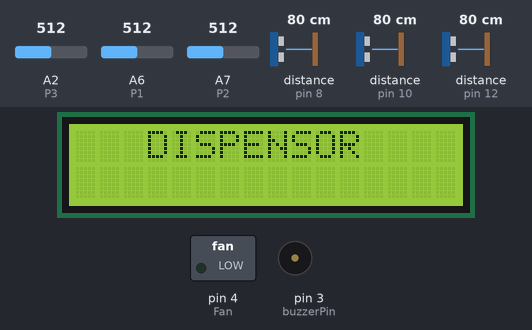
Recording of a sketch running on a simulated Arduino Nano, built with avr-gcc and run on an emulated ATmega328P. Parts: 16×2 character LCD, switched loads named in the sketch (green lamp = pin HIGH), buzzer (waves = sounding, pin HIGH). Wiring (inferred from the names in the program): 3 × ultrasonic range finder: trigger pin 7, echo pin 8 / trigger pin 9, echo pin 10 / trigger pin 11, echo pin 12. The test bench sets the inputs (shaded band); at power-on: distance to the obstacle (sensors on pin 8, pin 10, pin 12) 80 cm, A2 (P3) = 512, A6 (P1) = 512, A7 (P2) = 512. The echo pulse lasts 58.3 µs per cm; pins used as bus, display or sensor lines are not drawn; what the sketch prints to the serial monitor is not drawn.

Above: at 1.2 s.
1.3 s: distance to the obstacle (sensor on pin 8) set to 2 cm
At 1.48 s:
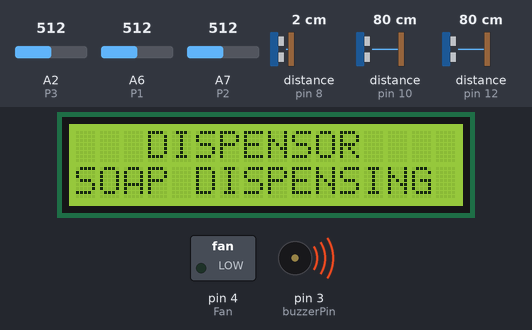
At 2.7 s:
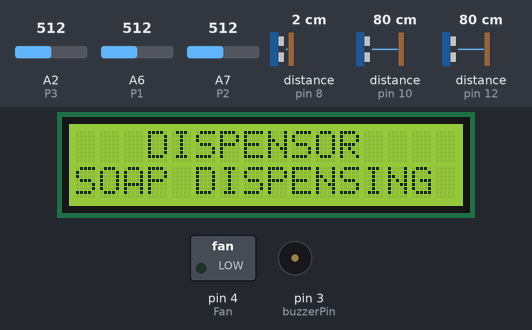
Timing chart, 0 to 8.5 s (numbered marks = the images above; inputs shaded):
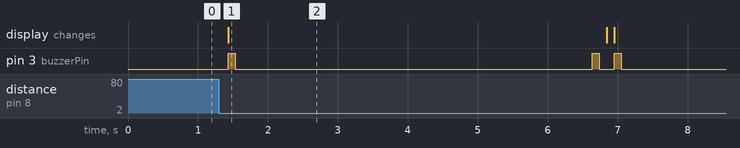

Measured:
- after the input at 1.3 s, pin 3 (buzzerPin): goes HIGH 0.10 s, LOW 5.1 s, HIGH 0.10 s, LOW 0.21 s, HIGH 0.10 s, then LOW, starting after 0.14 s; the display: changes after 0.14 s (image 1)

The sketch:

sketch_may21a.ino
```cpp
#include<LiquidCrystal.h>
LiquidCrystal lcd(A3, A4, A5, A0, A1, 13);  // sets the interfacing pins

// PINS
int P1 = A6;
int P2 = A7;
int P3 = A2;
int trigPin_1 = 7;
int echoPin_1 = 8;
int trigPin_2 = 9;
int echoPin_2 = 10;
int trigPin_3 = 11;
int echoPin_3 = 12;
int Fan = 4;
int Motor1 = 5;
int Motor2 = 6;
int buzzerPin = 3; //CT

// HYPER-PARAMETERS
int TrigDist = 15; // in CM
float Motor1_min_time = 0; // soap min time
float Motor1_max_time = 10; // soap max time
float Motor2_min_time = 0; // water min time
float Motor2_max_time = 30; // water max time
float Motor3_min_time = 0; // blower min time
float Motor3_max_time = 30; // blower max time

// SYSTEM-VARIABLES
int Motor1_curr_time;
int Motor2_curr_time;
int Motor3_curr_time;
float buzzerTime = 0.1; // in seconds
String L1 = "   DISPENSOR    ";
String L2 = "";
long duration;
int distance;


void BUZZ(int k)
{
  for(int i=0;i<k;i++)
  {
    Serial.println("BUZZ_HIGH");
    digitalWrite(buzzerPin,HIGH);
    delay(buzzerTime * 1000.0);
    Serial.println("BUZZ_LOW");
    digitalWrite(buzzerPin,LOW);
    delay(buzzerTime * 1000.0);
    }
 }

void Refresh_display()
{
  lcd.setCursor(0,0);           //sets the cursor at row 0 column 0
  lcd.print(L1); // prints 16x2 LCD MODULE
  lcd.setCursor(0,1);           //sets the cursor at row 1 column 2
  lcd.print(L2);     // prints HELLO WORLD
}

int Dist(int trigPin, int echoPin)
{
// Clears the trigPin
digitalWrite(trigPin, LOW);
delayMicroseconds(2);

// Sets the trigPin on HIGH state for 10 micro seconds
digitalWrite(trigPin, HIGH);
delayMicroseconds(10);
digitalWrite(trigPin, LOW);

// Reads the echoPin, returns the sound wave travel time in microseconds
duration = pulseIn(echoPin, HIGH);

// Calculating the distance
distance= duration*0.034/2;
//Serial.println("Returning dist "+String(distance));
delay(100);
return distance;
}

void setup()
{
  Serial.begin(9600);
 lcd.begin(16, 2);  // initializes the 16x2 LCD
 Refresh_display();
 pinMode(trigPin_1,OUTPUT);
  pinMode(trigPin_2,OUTPUT);
 pinMode(trigPin_3,OUTPUT);
 pinMode(Fan,OUTPUT);
pinMode(echoPin_1, INPUT);
pinMode(echoPin_2, INPUT);
pinMode(echoPin_3, INPUT);
 pinMode(buzzerPin,OUTPUT);

INTRUPT();
}

void INTRUPT()
{
  Motor1_curr_time = Motor1_min_time + (Motor1_max_time - Motor1_min_time)*float((1024.0 - analogRead(P1))/1024.0);
  Motor2_curr_time = Motor2_min_time + (Motor2_max_time - Motor2_min_time)*float((1024.0 - analogRead(P2))/1024.0);
  Motor3_curr_time = Motor3_min_time + (Motor3_max_time - Motor3_min_time)*float((1024.0 - analogRead(P3))/1024.0);
  }

void loop()
{
INTRUPT();
if (Dist(trigPin_1,echoPin_1) <= TrigDist)
{
  Serial.println("SOAP DISPENSING ");
  L2 = "SOAP DISPENSING ";
  Refresh_display();
  digitalWrite(Motor1,HIGH);
    BUZZ(1);
  delay(Motor1_curr_time*1000);
    digitalWrite(Motor1,LOW);
      BUZZ(1);
          L2 = "                ";
      Refresh_display();
  }

else if (Dist(trigPin_2,echoPin_2) <= TrigDist)
{
  Serial.println("WATER DISPENSING");
    L2 = "WATER DISPENSING";
      Refresh_display();
  digitalWrite(Motor2,HIGH);
    BUZZ(1);
  delay(Motor2_curr_time*1000);
      digitalWrite(Motor2,LOW);
        BUZZ(1);
          L2 = "                ";
      Refresh_display();
  }

else if (Dist(trigPin_3,echoPin_3) <= TrigDist)
{
  Serial.println("AIR BLOWER ON  ");
    L2 = " AIR BLOWER ON  ";
      Refresh_display();
  digitalWrite(Fan,HIGH);
  BUZZ(1);
  delay(Motor3_curr_time*1000);
      digitalWrite(Fan,LOW);
        BUZZ(1);
          L2 = "                ";
      Refresh_display();
  }
}
```
